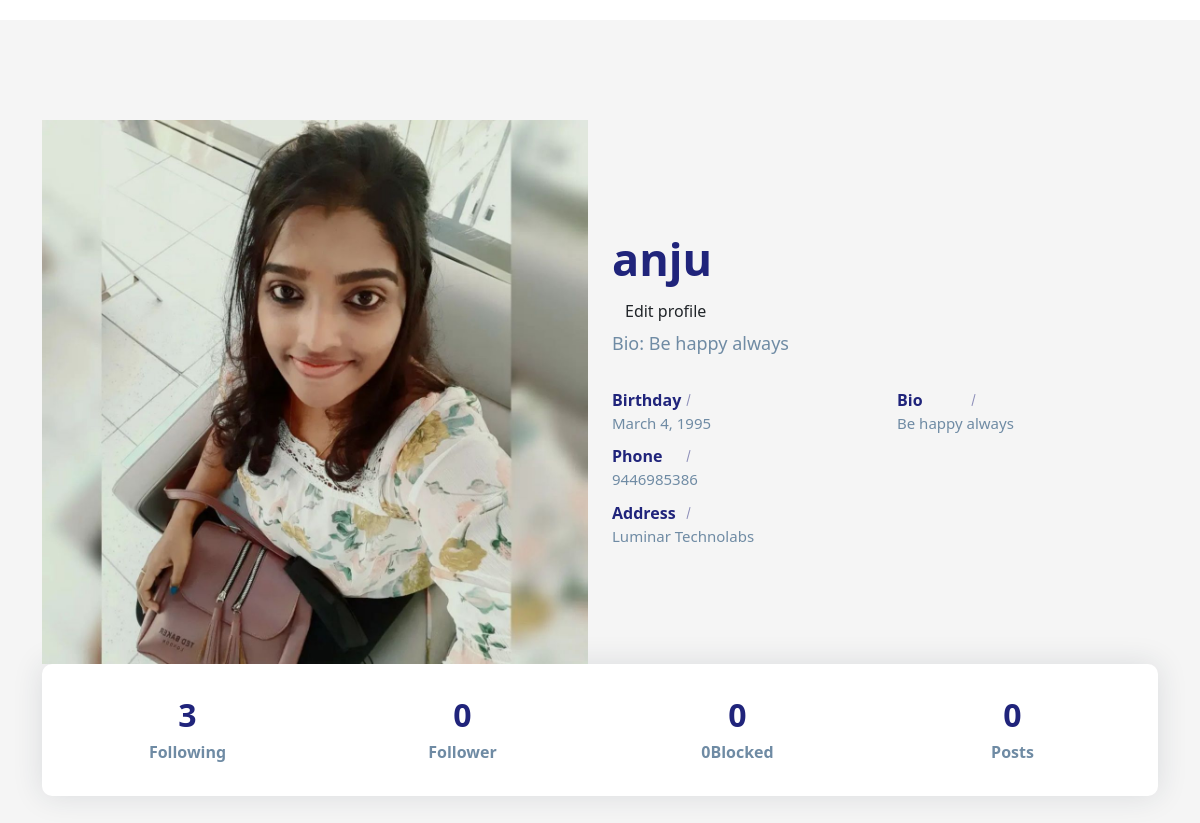
/profiles/6 (signed in), run on an earlier commit of the app's database.
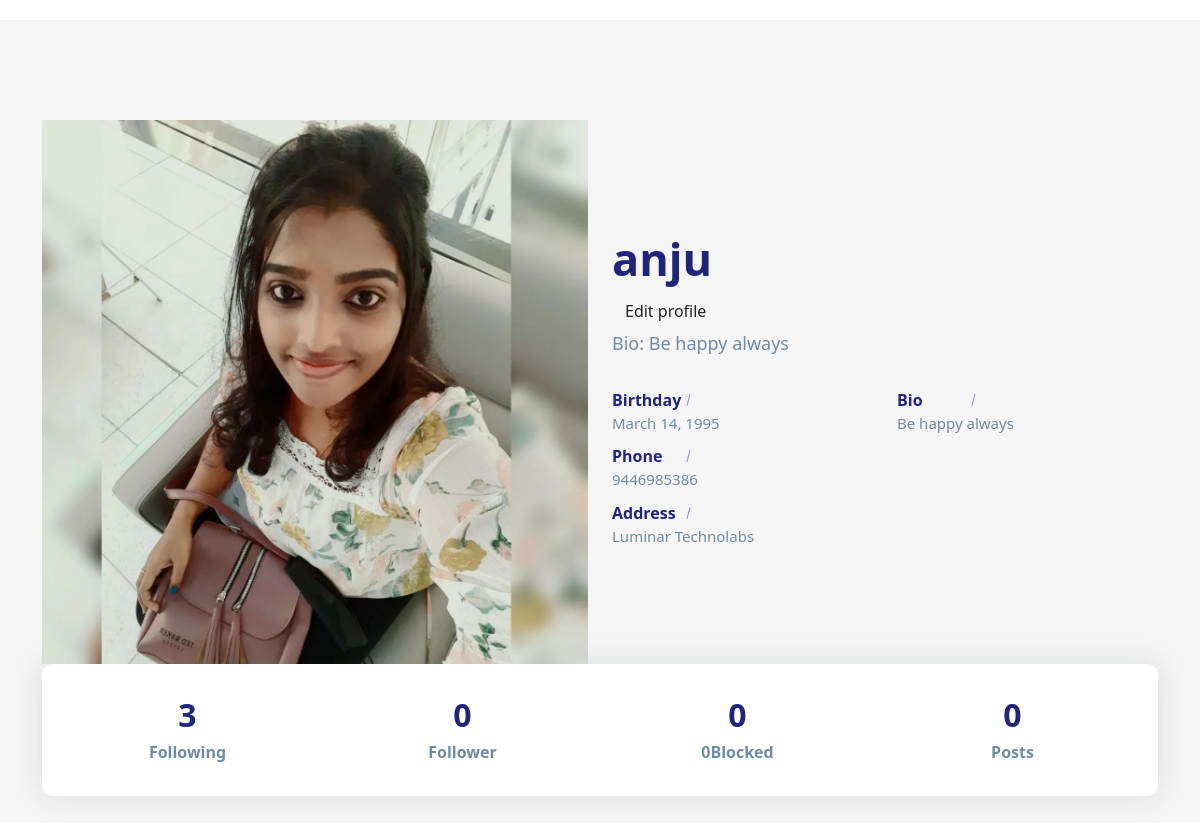
And on a later commit of the database.
### social/models.py (models this page shows)
class UserProfile(models.Model):
    user=models.OneToOneField(User,on_delete=models.CASCADE,related_name="profile")
    address=models.CharField(max_length=200,null=True)
    phone=models.CharField(max_length=200,null=True)
    profile_pic=models.ImageField(upload_to="profilepics",null=True,blank=True)
    dob=models.DateField(null=True)
    bio=models.CharField(max_length=200,null=True)
    following=models.ManyToManyField("self",related_name="followed_by",symmetrical=False,null=True)
    block=models.ManyToManyField("self",related_name="blocked",symmetrical=False,null=True)
    def __str__(self):
        return self.user.username

### social/views.py (the view)
# urls.py: path('profiles/<int:pk>',views.ProfileDetailView.as_view(),name="profile-details"),
@method_decorator(decs,name="dispatch")
class ProfileDetailView(DetailView):
    template_name="profile_detail.html"
    model=UserProfile
    context_object_name="data"

### social/templates/profile_detail.html (shortened to what this page needs)
<!DOCTYPE html>
{%load static%}
<html lang="en">
<head>
    <link href="https://cdn.jsdelivr.net/npm/bootstrap@5.3.2/dist/css/bootstrap.min.css" rel="stylesheet">
    <link rel="stylesheet" href="{%static 'social/css/profile.css' %}">
</head>
<body>
    <section class="section about-section gray-bg" id="about">
        <div class="container">
            <div class="row align-items-center flex-row-reverse">
                <div class="col-lg-6">
                    <div class="about-text go-to">
                        <h3 class="dark-color">{{data}}</h3>
                        {%if data.user == request.user%}
                            <a class="text-decoration-none btn" href="{%url 'profile-update' data.id %}">Edit profile</a>
                        {%endif%}
                        <p>Bio: {{data.bio}}</p>
                        <div class="row about-list">
                            <div class="col-md-6">
                                <div class="media">
                                    <label>Birthday</label>
                                    <p>{{data.dob}}</p>
                                </div>
                                <div class="media">
                                    <label>Phone</label>
                                    <p>{{data.phone}}</p>
                                </div>
                                <div class="media">
                                    <label>Address</label>
                                    <p>{{data.address}}</p>
                                </div>
                            </div>
                            <div class="col-md-6">
                                <div class="media">
                                    <label>Bio</label>
                                    <p> {{data.bio}}</p>
                                </div>
                            </div>
                        </div>
                    </div>
                </div>
                <div class="col-lg-6">
                    <div class="about-avatar">
                        {%if data.profile_pic%}
                            <img src="{{data.profile_pic.url}}"alt="">
                        {%else%}
                             <img src="{%static 'social/images/profilepic.png' %}" title="" alt="">
                        {%endif%}
                    </div>
                </div>
            </div>
            <div class="counter">
                <div class="row">
                    <div class="col-6 col-lg-3">
                        <div class="count-data text-center">
                            <h6 class="count h2" data-to="500" data-speed="500">{{data.following.count}}</h6>
                            <p class="m-0px font-w-600">Following</p>
                        </div>
                    </div>
                    <div class="col-6 col-lg-3">
                        <div class="count-data text-center">
                            <h6 class="count h2" data-to="150" data-speed="150">{{data.followed_by.count}}</h6>
                            <p class="m-0px font-w-600">Follower</p>
                        </div>
                    </div>
                    <div class="col-6 col-lg-3">
                        <div class="count-data text-center">
                            <h6 class="count h2" data-to="850" data-speed="850">{{data.block.all.count}}</h6>
                            <p class="m-0px font-w-600">{{data.block.all.count}}Blocked</p>
                        </div>
                    </div>
                    <div class="col-6 col-lg-3">
                        <div class="count-data text-center">
                            <h6 class="count h2" data-to="190" data-speed="190">{{data.user.userpost.all.count}}</h6>
                            <p class="m-0px font-w-600">Posts</p>
                        </div>
                    </div>
                </div>
            </div>
        </div>
    </section>
</body>
</html>

What changed in the data, as far as the page shows it:
changed UserProfile "Be happy always": dob "March 4, 1995" → "March 14, 1995"
